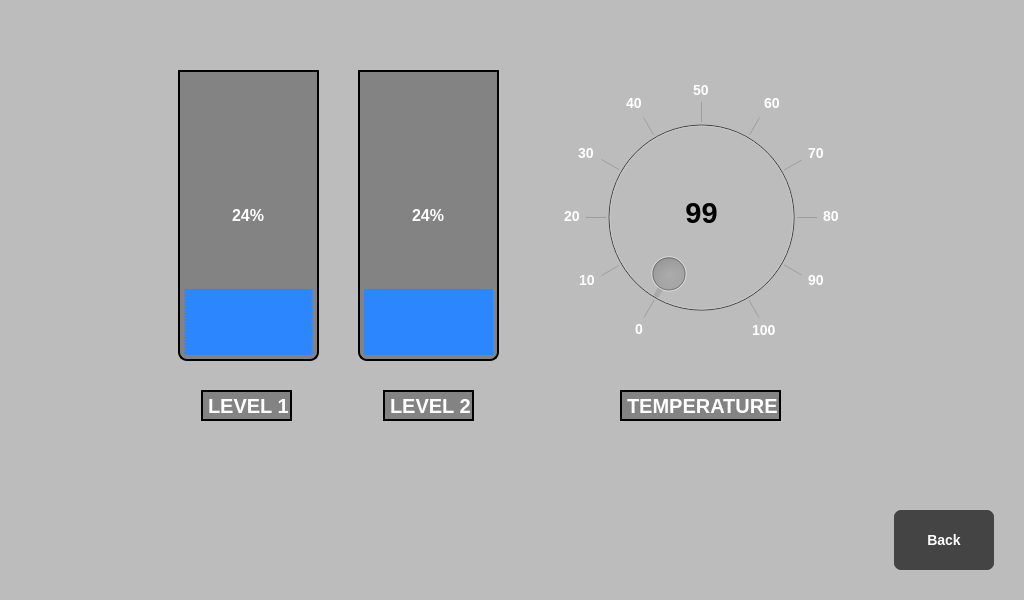
<?xml version="1.0" encoding="UTF-8"?>
<ui version="4.0">
 <class>Statisticwindow</class>
 <widget class="QWidget" name="Statisticwindow">
  <property name="geometry">
   <rect>
    <x>0</x>
    <y>0</y>
    <width>1024</width>
    <height>600</height>
   </rect>
  </property>
  <property name="windowTitle">
   <string>Form</string>
  </property>
  <property name="styleSheet">
   <string notr="true">#Statisticwindow{
	background: rgb(188,188,188);
}
QPushButton{
	outline : 0px;
	font: bold 14px;
	color: white;
	background: rgb(68, 68, 68);
	border-radius: 7px;
}

QPushButton:pressed{ 
	background:rgb(134, 134, 134) ;
}
QPushButton:disabled {
	background:rgb(134, 134, 134) ;	
	color: rgb(68, 68, 68);
}</string>
  </property>
  <widget class="QPushButton" name="backButton">
   <property name="geometry">
    <rect>
     <x>894</x>
     <y>510</y>
     <width>100</width>
     <height>60</height>
    </rect>
   </property>
   <property name="text">
    <string>Back</string>
   </property>
  </widget>
  <widget class="QProgressBar" name="levelProggresBar1">
   <property name="geometry">
    <rect>
     <x>178</x>
     <y>70</y>
     <width>141</width>
     <height>291</height>
    </rect>
   </property>
   <property name="styleSheet">
    <string notr="true">QProgressBar
{
border: 2px solid black;
border-bottom-right-radius: 9px;
border-bottom-left-radius: 9px;
background-color:rgb(131, 131, 131);
color: white;
font: bold 16px;
padding: 4px
}
QProgressBar::chunk 
{
background-color: rgb(44, 135, 255);
height: 3px;
border-bottom-right-radius: 3px;
border-bottom-left-radius: 3px;
} 

</string>
   </property>
   <property name="value">
    <number>24</number>
   </property>
   <property name="alignment">
    <set>Qt::AlignCenter</set>
   </property>
   <property name="textVisible">
    <bool>true</bool>
   </property>
   <property name="orientation">
    <enum>Qt::Vertical</enum>
   </property>
  </widget>
  <widget class="QProgressBar" name="levelProggresBar2">
   <property name="geometry">
    <rect>
     <x>358</x>
     <y>70</y>
     <width>141</width>
     <height>291</height>
    </rect>
   </property>
   <property name="styleSheet">
    <string notr="true">QProgressBar
{
border: 2px solid black;
border-bottom-right-radius: 9px;
border-bottom-left-radius: 9px;
background-color:rgb(131, 131, 131);
color: white;
font: bold 16px;
padding: 4px
}
QProgressBar::chunk 
{
background-color: rgb(44, 135, 255);
height: 1px;
} 

</string>
   </property>
   <property name="value">
    <number>24</number>
   </property>
   <property name="alignment">
    <set>Qt::AlignCenter</set>
   </property>
   <property name="textVisible">
    <bool>true</bool>
   </property>
   <property name="orientation">
    <enum>Qt::Vertical</enum>
   </property>
  </widget>
  <widget class="QLabel" name="label_10">
   <property name="geometry">
    <rect>
     <x>823</x>
     <y>205</y>
     <width>21</width>
     <height>22</height>
    </rect>
   </property>
   <property name="styleSheet">
    <string notr="true">font: bold 14px;
color: white;</string>
   </property>
   <property name="text">
    <string>80</string>
   </property>
  </widget>
  <widget class="QLabel" name="label_8">
   <property name="geometry">
    <rect>
     <x>764</x>
     <y>92</y>
     <width>21</width>
     <height>22</height>
    </rect>
   </property>
   <property name="styleSheet">
    <string notr="true">font: bold 14px;
color: white;</string>
   </property>
   <property name="text">
    <string>60</string>
   </property>
  </widget>
  <widget class="QLabel" name="label_6">
   <property name="geometry">
    <rect>
     <x>626</x>
     <y>92</y>
     <width>21</width>
     <height>22</height>
    </rect>
   </property>
   <property name="styleSheet">
    <string notr="true">font: bold 14px;
color: white;</string>
   </property>
   <property name="text">
    <string>40</string>
   </property>
  </widget>
  <widget class="QLabel" name="label_7">
   <property name="geometry">
    <rect>
     <x>693</x>
     <y>79</y>
     <width>21</width>
     <height>22</height>
    </rect>
   </property>
   <property name="styleSheet">
    <string notr="true">font: bold 14px;
color: white;</string>
   </property>
   <property name="text">
    <string>50</string>
   </property>
  </widget>
  <widget class="QLabel" name="label_2">
   <property name="geometry">
    <rect>
     <x>635</x>
     <y>318</y>
     <width>21</width>
     <height>22</height>
    </rect>
   </property>
   <property name="styleSheet">
    <string notr="true">font: bold 14px;
color: white;</string>
   </property>
   <property name="text">
    <string>0</string>
   </property>
  </widget>
  <widget class="QLabel" name="label_5">
   <property name="geometry">
    <rect>
     <x>578</x>
     <y>142</y>
     <width>21</width>
     <height>22</height>
    </rect>
   </property>
   <property name="styleSheet">
    <string notr="true">font: bold 14px;
color: white;</string>
   </property>
   <property name="text">
    <string>30</string>
   </property>
  </widget>
  <widget class="QLabel" name="label_12">
   <property name="geometry">
    <rect>
     <x>752</x>
     <y>319</y>
     <width>31</width>
     <height>22</height>
    </rect>
   </property>
   <property name="styleSheet">
    <string notr="true">font: bold 14px;
color: white;</string>
   </property>
   <property name="text">
    <string>100</string>
   </property>
  </widget>
  <widget class="QLabel" name="temperatureValue">
   <property name="geometry">
    <rect>
     <x>656</x>
     <y>192</y>
     <width>91</width>
     <height>41</height>
    </rect>
   </property>
   <property name="font">
    <font>
     <pointsize>22</pointsize>
     <weight>75</weight>
     <bold>true</bold>
    </font>
   </property>
   <property name="styleSheet">
    <string notr="true">
color: black;</string>
   </property>
   <property name="text">
    <string>99</string>
   </property>
   <property name="alignment">
    <set>Qt::AlignCenter</set>
   </property>
  </widget>
  <widget class="QLabel" name="label_3">
   <property name="geometry">
    <rect>
     <x>579</x>
     <y>269</y>
     <width>21</width>
     <height>22</height>
    </rect>
   </property>
   <property name="styleSheet">
    <string notr="true">font: bold 14px;
color: white;</string>
   </property>
   <property name="text">
    <string>10</string>
   </property>
  </widget>
  <widget class="QDial" name="temperatureBar">
   <property name="enabled">
    <bool>false</bool>
   </property>
   <property name="geometry">
    <rect>
     <x>586</x>
     <y>102</y>
     <width>231</width>
     <height>231</height>
    </rect>
   </property>
   <property name="font">
    <font>
     <weight>50</weight>
     <bold>false</bold>
    </font>
   </property>
   <property name="mouseTracking">
    <bool>false</bool>
   </property>
   <property name="tabletTracking">
    <bool>false</bool>
   </property>
   <property name="focusPolicy">
    <enum>Qt::WheelFocus</enum>
   </property>
   <property name="acceptDrops">
    <bool>false</bool>
   </property>
   <property name="autoFillBackground">
    <bool>false</bool>
   </property>
   <property name="styleSheet">
    <string notr="true">QDial{
background-color:rgb(45, 45, 45);
}</string>
   </property>
   <property name="inputMethodHints">
    <set>Qt::ImhNone</set>
   </property>
   <property name="maximum">
    <number>100</number>
   </property>
   <property name="sliderPosition">
    <number>0</number>
   </property>
   <property name="orientation">
    <enum>Qt::Horizontal</enum>
   </property>
   <property name="invertedAppearance">
    <bool>false</bool>
   </property>
   <property name="invertedControls">
    <bool>false</bool>
   </property>
   <property name="wrapping">
    <bool>false</bool>
   </property>
   <property name="notchTarget">
    <double>29.000000000000000</double>
   </property>
   <property name="notchesVisible">
    <bool>true</bool>
   </property>
  </widget>
  <widget class="QLabel" name="label_11">
   <property name="geometry">
    <rect>
     <x>808</x>
     <y>269</y>
     <width>21</width>
     <height>22</height>
    </rect>
   </property>
   <property name="styleSheet">
    <string notr="true">font: bold 14px;
color: white;</string>
   </property>
   <property name="text">
    <string>90</string>
   </property>
  </widget>
  <widget class="QLabel" name="label_4">
   <property name="geometry">
    <rect>
     <x>564</x>
     <y>205</y>
     <width>21</width>
     <height>22</height>
    </rect>
   </property>
   <property name="styleSheet">
    <string notr="true">font: bold 14px;
color: white;</string>
   </property>
   <property name="text">
    <string>20</string>
   </property>
  </widget>
  <widget class="QLabel" name="label_9">
   <property name="geometry">
    <rect>
     <x>808</x>
     <y>142</y>
     <width>21</width>
     <height>22</height>
    </rect>
   </property>
   <property name="styleSheet">
    <string notr="true">font: bold 14px;
color: white;</string>
   </property>
   <property name="text">
    <string>70</string>
   </property>
  </widget>
  <widget class="QLabel" name="label">
   <property name="geometry">
    <rect>
     <x>587</x>
     <y>97</y>
     <width>231</width>
     <height>241</height>
    </rect>
   </property>
   <property name="styleSheet">
    <string notr="true">image:url(&quot;:/led/ledOFF.png&quot;);</string>
   </property>
   <property name="text">
    <string/>
   </property>
  </widget>
  <widget class="QLabel" name="label_13">
   <property name="geometry">
    <rect>
     <x>550</x>
     <y>70</y>
     <width>304</width>
     <height>295</height>
    </rect>
   </property>
   <property name="styleSheet">
    <string notr="true">image:url(&quot;:/other/ring.png&quot;);
</string>
   </property>
   <property name="text">
    <string/>
   </property>
  </widget>
  <widget class="QLabel" name="label_14">
   <property name="geometry">
    <rect>
     <x>201</x>
     <y>390</y>
     <width>91</width>
     <height>31</height>
    </rect>
   </property>
   <property name="styleSheet">
    <string notr="true">border: 2px solid black;
background-color:rgb(131, 131, 131);
color: white;
font: bold 20px;
qproperty-alignment: AlignCenter;</string>
   </property>
   <property name="text">
    <string>LEVEL 1</string>
   </property>
  </widget>
  <widget class="QLabel" name="label_15">
   <property name="geometry">
    <rect>
     <x>383</x>
     <y>390</y>
     <width>91</width>
     <height>31</height>
    </rect>
   </property>
   <property name="styleSheet">
    <string notr="true">border: 2px solid black;
background-color:rgb(131, 131, 131);
color: white;
font: bold 20px;
qproperty-alignment: AlignCenter;</string>
   </property>
   <property name="text">
    <string>LEVEL 2</string>
   </property>
  </widget>
  <widget class="QLabel" name="label_16">
   <property name="geometry">
    <rect>
     <x>620</x>
     <y>390</y>
     <width>161</width>
     <height>31</height>
    </rect>
   </property>
   <property name="styleSheet">
    <string notr="true">border: 2px solid black;
background-color:rgb(131, 131, 131);
color: white;
font: bold 20px;
qproperty-alignment: AlignCenter;</string>
   </property>
   <property name="text">
    <string>TEMPERATURE</string>
   </property>
  </widget>
  <zorder>label</zorder>
  <zorder>backButton</zorder>
  <zorder>levelProggresBar1</zorder>
  <zorder>levelProggresBar2</zorder>
  <zorder>label_10</zorder>
  <zorder>label_8</zorder>
  <zorder>label_6</zorder>
  <zorder>label_7</zorder>
  <zorder>label_2</zorder>
  <zorder>label_5</zorder>
  <zorder>label_12</zorder>
  <zorder>temperatureValue</zorder>
  <zorder>label_3</zorder>
  <zorder>temperatureBar</zorder>
  <zorder>label_11</zorder>
  <zorder>label_4</zorder>
  <zorder>label_9</zorder>
  <zorder>label_13</zorder>
  <zorder>label_14</zorder>
  <zorder>label_15</zorder>
  <zorder>label_16</zorder>
 </widget>
 <resources/>
 <connections/>
</ui>
